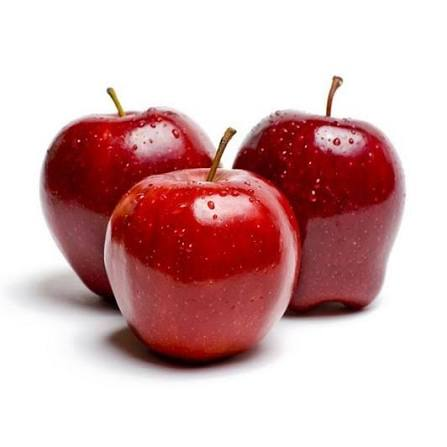
#> input picture Hafta1/Ders4/elma1.jpg, 447 x 447 px
$ python 'import cv2 as cv.py'
#> lines starting #> are read from the running program, lines starting #| are printed output that depends on the picture
import cv2 as cv
import numpy as np

src1 = cv.imread("elma1.jpg")
#> src1 is the input picture: shape (447, 447, 3); mean B, G, R 179.1, 178.5, 214.1
src2 = cv.imread("elma2.jpg")
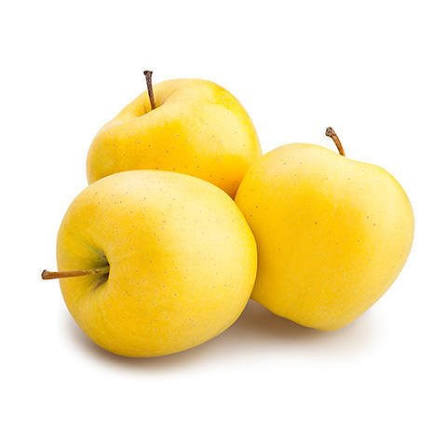
#> input picture Hafta1/Ders4/elma2.jpg, 447 x 447 px
#> src2 is the input picture: shape (447, 447, 3); mean B, G, R 185, 233.1, 247.8

src2=cv.resize(src2,(src1.shape[1],src1.shape[0]))

add_result = np.zeros(src1.shape,src1.dtype)
cv.add(src1,src2,add_result)

cv.imshow("elma1",src1)
cv.imshow("elma2",src2)
cv.imshow("Toplama Sonucu",add_result)
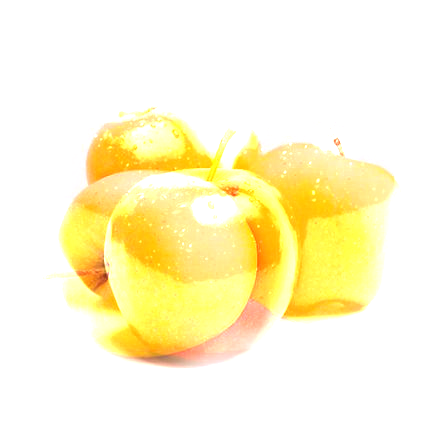
#> window 'Toplama Sonucu': shape (447, 447, 3); mean B, G, R 210.9, 247.8, 254.8

cv.waitKey(0)
cv.destroyAllWindows
